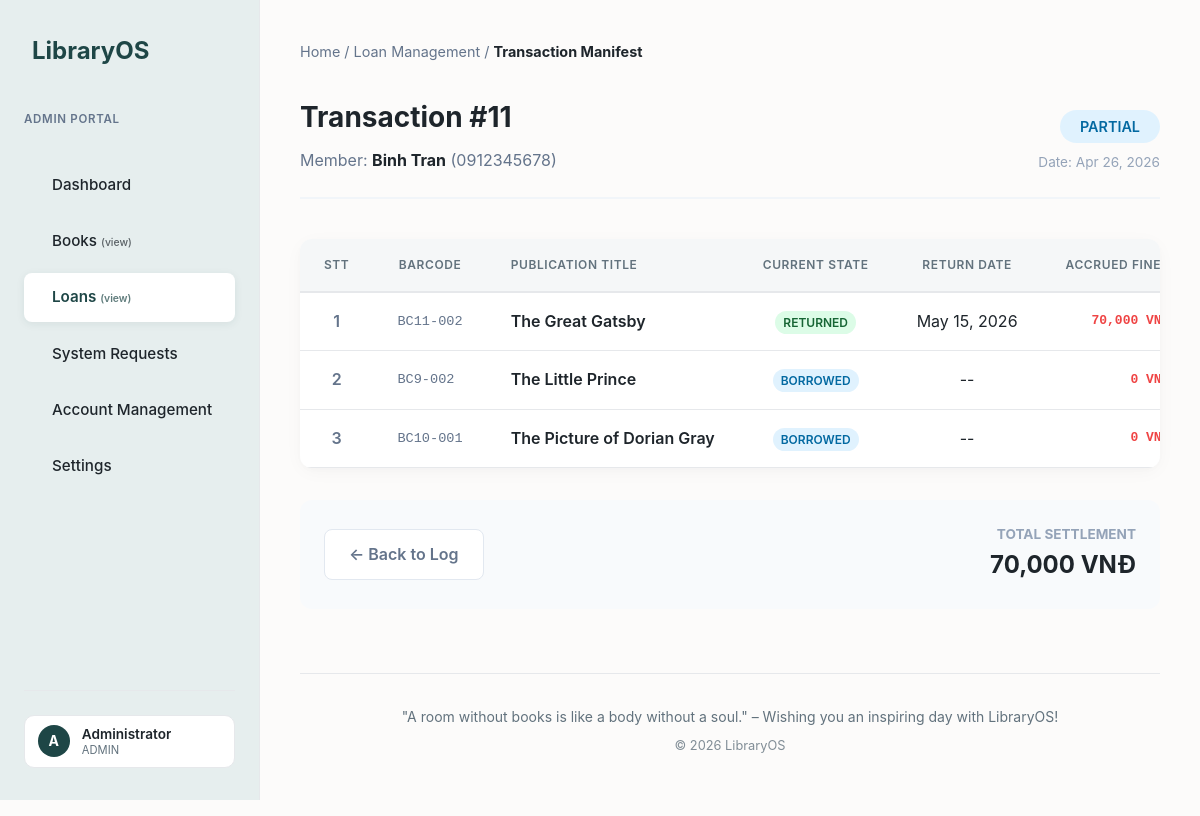
The page /loan/loan_detail.php?id=11 (signed in) on the database its author committed.
### tables this page shows
CREATE TABLE loans (
    id          INT AUTO_INCREMENT PRIMARY KEY,
    reader_id   INT,
    borrow_date DATE DEFAULT (CURRENT_DATE),
    due_date    DATE NOT NULL,
    status      ENUM('pending', 'ongoing', 'partial', 'closed', 'rejected') DEFAULT 'pending',
    created_at  TIMESTAMP DEFAULT CURRENT_TIMESTAMP,
    FOREIGN KEY (reader_id) REFERENCES readers(id)
);

CREATE TABLE readers (
    id         INT AUTO_INCREMENT PRIMARY KEY,
    name       VARCHAR(150) NOT NULL,
    phone      VARCHAR(20)  UNIQUE,
    email      VARCHAR(100) UNIQUE,
    address    TEXT,
    dob        DATE,
    gender     ENUM('male', 'female', 'other') DEFAULT 'male',
    status     ENUM('active', 'inactive') DEFAULT 'active',
    account_id INT NULL DEFAULT NULL UNIQUE,
    created_at TIMESTAMP DEFAULT CURRENT_TIMESTAMP,
    FOREIGN KEY (account_id) REFERENCES accounts(id) ON DELETE SET NULL ON UPDATE CASCADE
);

CREATE TABLE loan_details (
    id           INT AUTO_INCREMENT PRIMARY KEY,
    loan_id      INT,
    book_copy_id INT,
    return_date  DATE NULL,
    fine_amount  DECIMAL(10,2) DEFAULT 0,
    status       ENUM('pending', 'borrowed', 'returned', 'rejected') DEFAULT 'pending',
    FOREIGN KEY (loan_id)      REFERENCES loans(id)       ON DELETE CASCADE,
    FOREIGN KEY (book_copy_id) REFERENCES book_copies(id)
);

CREATE TABLE book_copies (
    id      INT AUTO_INCREMENT PRIMARY KEY,
    book_id INT,
    barcode VARCHAR(50) UNIQUE NOT NULL,
    status  ENUM('available', 'borrowed', 'reserved') DEFAULT 'available',
    FOREIGN KEY (book_id) REFERENCES books(id) ON DELETE CASCADE
);

CREATE TABLE books (
    id           INT AUTO_INCREMENT PRIMARY KEY,
    title        VARCHAR(255) NOT NULL,
    publisher_id INT,
    pub_year     INT,
    description  TEXT,
    cover_image  VARCHAR(255) DEFAULT NULL,
    FOREIGN KEY (publisher_id) REFERENCES publishers(id)
);

### loan/loan_detail.php (called while the page is built, shortened)
<?php
require_once '../env/config.php';
include '../inc/header.php';
$loan_id = isset($_GET['id']) ? (int)$_GET['id'] : 0;
$loan_query = "SELECT l.*, r.name as reader_name, r.phone FROM loans l JOIN readers r ON l.reader_id = r.id WHERE l.id = $loan_id";
$loan_res = mysqli_query($db_connect, $loan_query);
$loan_info = mysqli_fetch_assoc($loan_res);
$items_query = "
    SELECT d.*, bc.barcode, b.title
    FROM loan_details d
    JOIN book_copies bc ON d.book_copy_id = bc.id
    JOIN books b ON bc.book_id = b.id
    WHERE d.loan_id = $loan_id
";
$items_recordset = mysqli_query($db_connect, $items_query);
include 'views/loan_details_display.php';
include '../inc/footer.php';

### loan/views/loan_details_display.php (the view, shortened to what this page needs)
<div class="breadcrumb" style="margin-bottom: 2rem; color: #64748b; font-size: 0.9rem;">
    Home / Loan Management / <strong style="color: var(--text-color);">Transaction Manifest</strong>
</div>
<div style="max-width: 1000px; margin: 0 auto;">
    <div style="display: flex; justify-content: space-between; align-items: flex-end; margin-bottom: 2.5rem; border-bottom: 2px solid #f1f5f9; padding-bottom: 1.5rem;">
        <div>
            <h1 style="font-size: 1.75rem; margin-bottom: 0.5rem;">Transaction #<?php echo $loan_info['id']; ?></h1>
            <p style="color: #64748b;">Member: <strong style="color: var(--text-color);"><?php echo htmlspecialchars($loan_info['reader_name']); ?></strong> (<?php echo htmlspecialchars($loan_info['phone']); ?>)</p>
        </div>
        <div style="text-align: right;">
            <span class="badge" style="font-size: 0.9rem; padding: 0.5rem 1.25rem; <?php
                if($loan_info['status'] == 'closed') echo 'background:#f1f5f9; color:#94a3b8;';
                elseif($loan_info['status'] == 'partial') echo 'background:#e0f2fe; color:#0369a1;';
                else echo 'background:#fee2e2; color:#ef4444;';
            ?>"><?php echo strtoupper($loan_info['status']); ?></span>
            <p style="margin-top: 0.75rem; color: #94a3b8; font-size: 0.85rem;">Date: <?php echo date('M d, Y', strtotime($loan_info['borrow_date'])); ?></p>
        </div>
    </div>
    <div class="table-container">
        <table class="datatable">
            <thead>
                <tr>
                    <th width="50" style="text-align: center;">STT</th>
                    <th width="120">Barcode</th>
                    <th style="text-align: left;">Publication Title</th>
                    <th width="150">Current State</th>
                    <th width="150">Return Date</th>
                    <th width="150" style="text-align: right;">Accrued Fines</th>
                </tr>
            </thead>
            <tbody>
                <?php while ($item = mysqli_fetch_assoc($items_recordset)): ?>
                        <?php static $stt = 1; ?>
                        <td align="center" style="font-weight: 600; color: #64748b;">
                            <?php echo $stt++; ?>
                        </td>
                        <td style="font-family: monospace; font-size: 0.85rem; color: #64748b;"><?php echo htmlspecialchars($item['barcode']); ?></td>
                        <td style="font-weight: 600;"><?php echo htmlspecialchars($item['title']); ?></td>
                        <td align="center">
                            <span class="badge" style="<?php echo $item['status'] == 'returned' ? 'background:#dcfce7; color:#166534;' : 'background:#e0f2fe; color:#0369a1;'; ?>">
                                <?php echo strtoupper($item['status']); ?>
                            </span>
                        </td>
                        <td align="center"><?php echo $item['return_date'] ? date('M d, Y', strtotime($item['return_date'])) : '--'; ?></td>
                        <td align="right" style="font-weight: 700; font-family: monospace; color: #ef4444;">
                            <?php echo number_format($item['fine_amount']); ?> VNĐ
                        </td>
                <?php endwhile; ?>
            </tbody>
        </table>
    </div>
    <div style="margin-top: 2rem; display: flex; justify-content: space-between; align-items: center; background: #f8fafc; padding: 1.5rem; border-radius: 12px;">
        <a href="loans.php" class="btn" style="background: white; border: 1px solid #e2e8f0; color: #64748b;">&larr; Back to Log</a>
        <div style="text-align: right;">
            <p style="font-size: 0.85rem; color: #94a3b8; text-transform: uppercase; font-weight: 700;">Total Settlement</p>
            <h2 style="font-size: 1.5rem; color: var(--text-color);"><?php
                mysqli_data_seek($items_recordset, 0);
                $total_fine = 0;
                while($f = mysqli_fetch_assoc($items_recordset)) { $total_fine += $f['fine_amount']; }
                echo number_format($total_fine);
            ?> VNĐ</h2>
        </div>
    </div>
</div>

### css/style.css (style rules this page uses)
:root { --primary-color: #1e4646; --primary-light: #e6eeee; --bg-color: #fcfbfa; --text-color: #1e252b; --text-muted: #62727d; --card-bg: #ffffff; --border-color: #e6e8eb; --danger: #cb4343; --success: #2e7d5a; }
* { margin: 0; padding: 0; box-sizing: border-box; }
body { font-family: 'Inter', system-ui, -apple-system, sans-serif; background-color: var(--bg-color); color: var(--text-color); line-height: 1.6; -webkit-font-smoothing: antialiased; }
.btn { display: inline-block; padding: 0.75rem 1.5rem; border-radius: 8px; font-weight: 600; text-decoration: none; cursor: pointer; border: none; transition: opacity 0.3s, transform 0.1s; }
.table-container { background: var(--card-bg); border-radius: 12px; overflow-x: auto; overflow-y: hidden; box-shadow: 0 4px 20px -2px rgba(30, 37, 43, 0.04), 0 2px 6px -1px rgba(30, 37, 43, 0.02); }
table { width: 100%; border-collapse: collapse; }
th { background-color: #f5f7f8; color: var(--text-muted); text-align: center; padding: 1rem; font-weight: 600; position: sticky; top: 0; z-index: 10; }
td { padding: 1rem; border-bottom: 1px solid var(--border-color); background-color: var(--card-bg); color: var(--text-color); }
.datatable, .datatable * { transition: none !important; transform: none !important; }
.badge { padding: 0.25rem 0.5rem; border-radius: 9999px; font-size: 0.75rem; font-weight: 600; }
.datatable { width: 100%; border-collapse: separate; border-spacing: 0; }
.datatable th { background: #f5f7f8; color: var(--text-muted); font-weight: 600; text-transform: uppercase; font-size: 0.75rem; letter-spacing: 0.05em; padding: 1rem 1.5rem; border-bottom: 2px solid var(--border-color); white-space: nowrap; }
.datatable td { padding: 1rem 1.5rem; border-bottom: 1px solid var(--border-color); vertical-align: middle; white-space: nowrap; }
body { display: flex; min-height: 100vh; }
:root { --shopee-orange: #ee4d2d; }

### rows shown on the page
loans: id "11", reader.name "Binh Tran", reader.phone "0912345678", status "PARTIAL", borrow_date "Apr 26, 2026"
loan_details: book_copy.barcode "BC11-002", books.title "The Great Gatsby", status "RETURNED", return_date "May 15, 2026", fine_amount "70,000"
loan_details: book_copy.barcode "BC9-002", books.title "The Little Prince", status "BORROWED", fine_amount "0"
loan_details: book_copy.barcode "BC10-001", books.title "The Picture of Dorian Gray", status "BORROWED", fine_amount "0"

### other values the page prints
substr($_SESSION['full_name'], 0, 1) "A"
$_SESSION['full_name'] "Administrator"
$_SESSION['role_name'] "ADMIN"
$total_fine "70,000"
